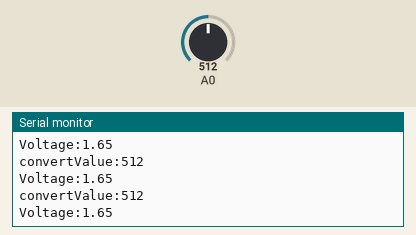
Recording of a sketch running on a simulated Arduino Uno, built with avr-gcc and run on an emulated ATmega328P. On the bench: the last lines printed to the serial monitor. Inputs (shaded band) come from the test bench; at power-on: A0 = 512.

Above: at 1.3 s.
1.4 s: A0 set to 716
At 1.81 s:
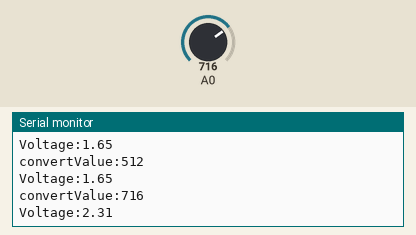
2.9 s: A0 set to 900
At 3.31 s:
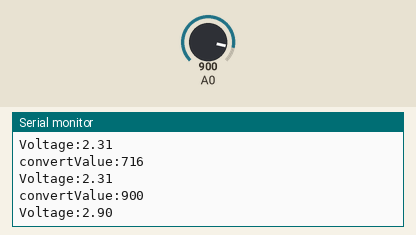
Timing chart, 0 to 5.9 s (numbered marks = the images above; inputs shaded):
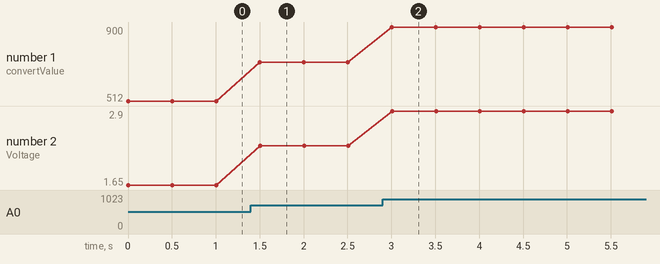

Measured:
- after the input at 1.4 s, the serial monitor: prints a new line after 0.10 s (image 1)
- after the input at 2.9 s, the serial monitor: prints a new line after 0.11 s (image 2)
- plotted number 1: 512 → 716 after the input at 1.4 s, 716 → 900 after the input at 2.9 s
- plotted number 2: 1.65 → 2.31 after the input at 1.4 s, 2.31 → 2.9 after the input at 2.9 s

The sketch:

Sketch_09.1_ADC.ino
```cpp
/**********************************************************************
  Filename    : ADC
  Description : Basic usage of ADC  for esp8266.
  Auther      : www.freenove.com
  Modification: 2022/05/11
**********************************************************************/
int adcValue;     // Define a variable to save ADC value
float voltage;    // Define a variable to save the calculated voltage value
void setup() {
    Serial.begin(115200);      // Initialize the serial port and set the baud rate to 115200
    Serial.println("ESP8266 is ready!");    // Print the string "ESP8266 is ready!"
}
void loop() {
    adcValue = analogRead(A0);          // Convert analog of A0 port to digital
    voltage = adcValue * (3.3 / 1023.0);// Calculate voltage according to digital
    // Send the result to computer through serial
    Serial.print("convertValue:");
    Serial.println(adcValue);
    Serial.print("Voltage:");
    Serial.println(voltage);
    delay(500);
}
```
